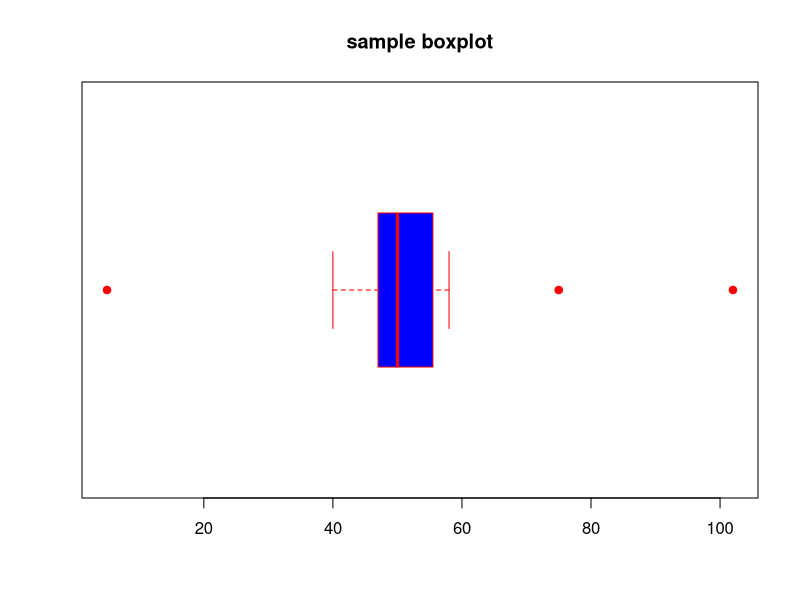
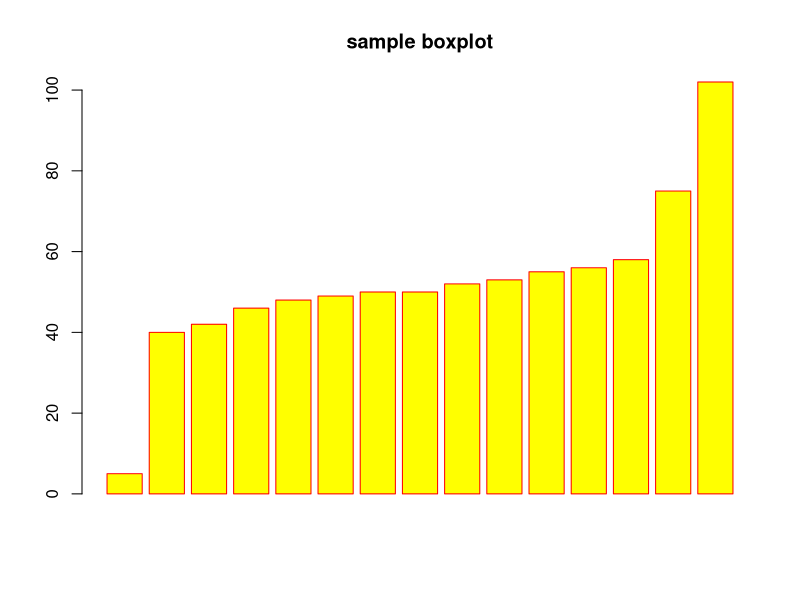
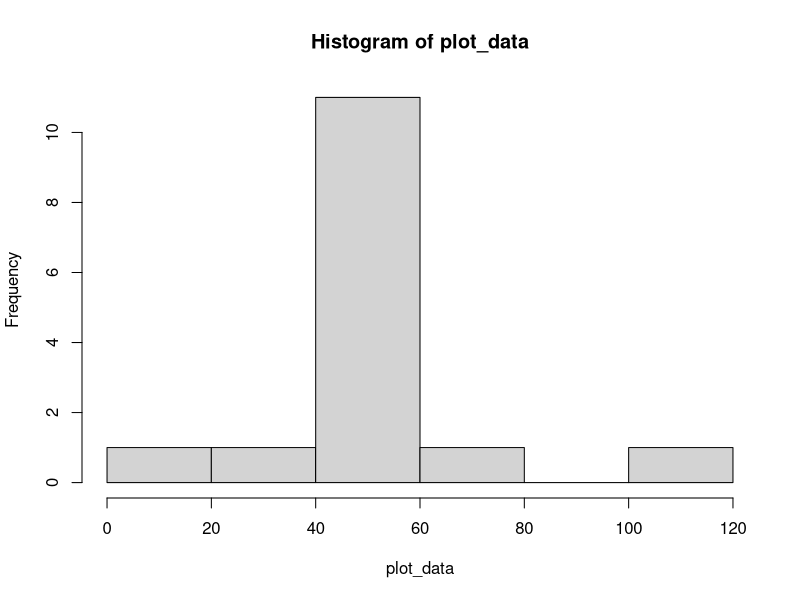
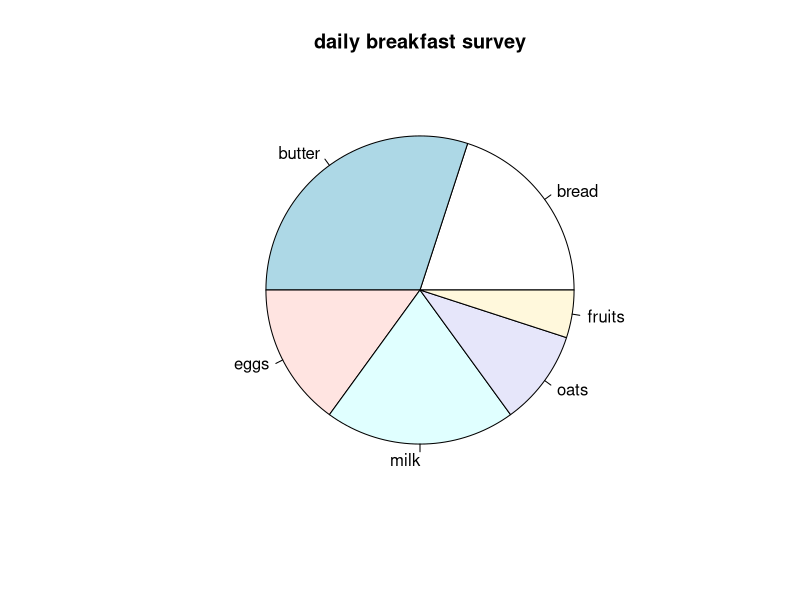
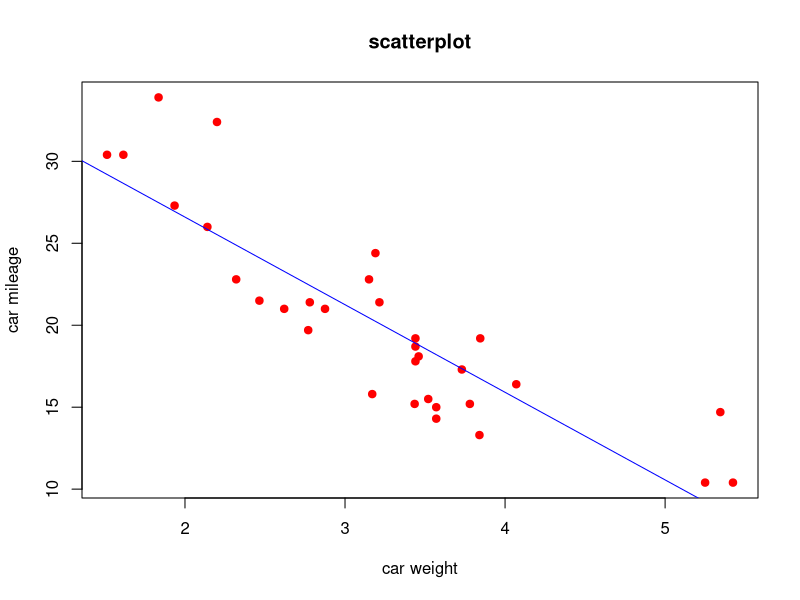

Write the R code that produced these figures, in order.
plot_data <- c(5,40,42,46,48,49,50,50,52,53,55,56,58,75,102)
boxplot(plot_data,main="sample boxplot",col="blue",border="red",pch=19,horizontal=TRUE)
barplot(plot_data,main="sample boxplot",col="yellow",border="red")
hist(plot_data)


percents <- c(20,30,15,20,10,5)
lbs <- c("bread","butter","eggs","milk","oats","fruits")
pie(percents,lbs,main="daily breakfast survey")


wt=mtcars$wt
mpg=mtcars$mpg
plot(x=wt,y=mpg,main="scatterplot",pch=19,xlab="car weight",ylab="car mileage",col="red")


abline(lm(mpg~wt),col="blue")
